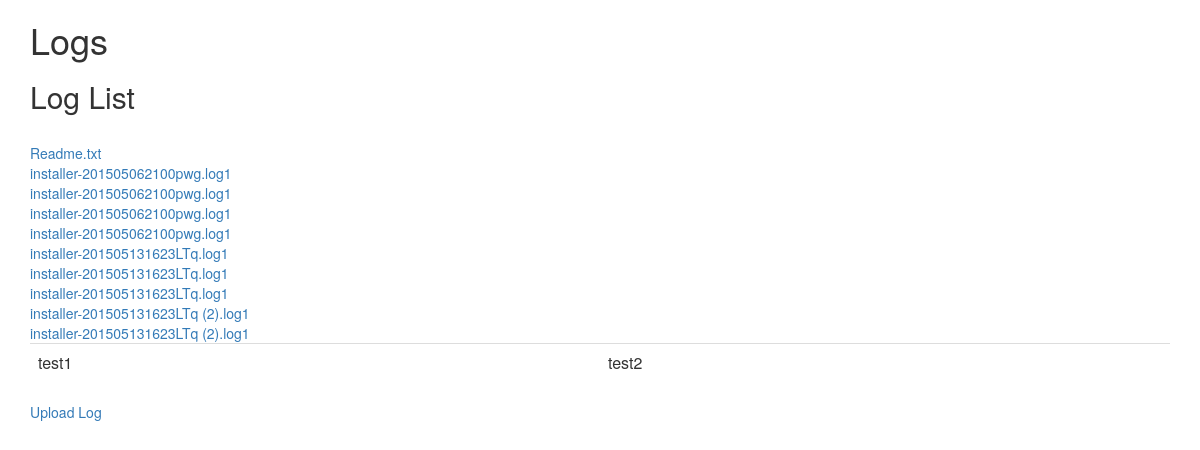
The page /viewer/ on the database its author committed.
### viewer/models.py (models this page shows, shortened)
class Log(models.Model):
    name = models.CharField(max_length=50)
    logfile = models.FileField()
    version = models.CharField(max_length=10)
    padv = models.CharField(max_length=10)

### viewer/views.py (the view)
def index(req):
    logs = Log.objects.all()
    return render(req, 'index.html', {'logs':logs})

### viewer/templates/index.html
{% extends "base.html" %}
{% block content %}
<h1>Logs</h1>
<h2>Log List</h2>
{% for log in logs %}
<a href="{%url 'viewer:detail' log.id%}">{{log.name}}</a></h2>
<br />
{% endfor %}
<table class="table table-hover">
	<tr>
		<td>test1</td>
		<td>test2</td>
	</tr>
</table>
<a href="{%url 'viewer:add'%}">Upload Log</a>
{% endblock %}

### viewer/templates/base.html
{% load staticfiles %}
{% block css %}
<link rel="stylesheet" type="text/css" href="{% static 'css/bootstrap.css' %}">
{% endblock %}
    <div class="container">
        {% block content %}(no content){% endblock %}
    </div>

### rows shown on the page
Log: name "Readme.txt"
Log: name "installer-201505062100pwg.log1"
Log: name "installer-201505062100pwg.log1"
Log: name "installer-201505062100pwg.log1"
Log: name "installer-201505062100pwg.log1"
Log: name "installer-201505131623LTq.log1"
Log: name "installer-201505131623LTq.log1"
Log: name "installer-201505131623LTq.log1"
Log: name "installer-201505131623LTq (2).log1"
Log: name "installer-201505131623LTq (2).log1"
